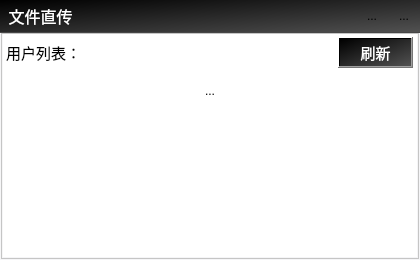
<?xml version="1.0" encoding="UTF-8"?>
<ui version="4.0">
 <class>postboy_winClass</class>
 <widget class="QMainWindow" name="postboy_winClass">
  <property name="geometry">
   <rect>
    <x>0</x>
    <y>0</y>
    <width>420</width>
    <height>260</height>
   </rect>
  </property>
  <property name="sizePolicy">
   <sizepolicy hsizetype="MinimumExpanding" vsizetype="MinimumExpanding">
    <horstretch>0</horstretch>
    <verstretch>0</verstretch>
   </sizepolicy>
  </property>
  <property name="minimumSize">
   <size>
    <width>420</width>
    <height>0</height>
   </size>
  </property>
  <property name="acceptDrops">
   <bool>false</bool>
  </property>
  <property name="windowTitle">
   <string>文件直传</string>
  </property>
  <property name="windowIcon">
   <iconset resource="Resource.qrc">
    <normaloff>:/res/imgs/swings.ico</normaloff>:/res/imgs/swings.ico</iconset>
  </property>
  <property name="styleSheet">
   <string notr="true">#stackedWidget {
    border: 1px solid rgb(70,70,70);
	background-color: rgb(255, 255, 255);
}
#scrollArea,#scrollAreaWidgetContents{
	background-color: rgb(255, 255, 255);
}
#closeBtn:hover{
	background-color: rgb(245, 91, 49);
	border-color: rgb(245, 91, 49);
}
#mineBtn:hover{
	background-color: rgb(182, 182, 182);
	border-color: rgb(245, 91, 49);
}

QToolButton:hover{
    border:0px;
	background-color: rgba(208, 208, 208, 114);
}
#img_label{
	border-image: url(:/res/imgs/1.jpg);
}
#titleBar,QPushButton{
	color: rgb(255, 255, 255);
	background-color: qlineargradient(spread:pad, x1:0, y1:0, x2:1, y2:1, stop:0 rgba(0, 0, 0, 255), stop:1 rgba(81, 81, 81, 255));
}</string>
  </property>
  <property name="animated">
   <bool>false</bool>
  </property>
  <property name="tabShape">
   <enum>QTabWidget::Triangular</enum>
  </property>
  <widget class="QWidget" name="centralWidget">
   <property name="sizePolicy">
    <sizepolicy hsizetype="Expanding" vsizetype="Expanding">
     <horstretch>0</horstretch>
     <verstretch>0</verstretch>
    </sizepolicy>
   </property>
   <property name="minimumSize">
    <size>
     <width>350</width>
     <height>0</height>
    </size>
   </property>
   <layout class="QVBoxLayout" name="verticalLayout_3">
    <property name="spacing">
     <number>0</number>
    </property>
    <property name="leftMargin">
     <number>0</number>
    </property>
    <property name="topMargin">
     <number>0</number>
    </property>
    <property name="rightMargin">
     <number>0</number>
    </property>
    <property name="bottomMargin">
     <number>0</number>
    </property>
    <item>
     <widget class="QWidget" name="titleBar" native="true">
      <property name="sizePolicy">
       <sizepolicy hsizetype="Expanding" vsizetype="Fixed">
        <horstretch>0</horstretch>
        <verstretch>0</verstretch>
       </sizepolicy>
      </property>
      <property name="toolTipDuration">
       <number>0</number>
      </property>
      <layout class="QHBoxLayout" name="horizontalLayout_2">
       <property name="spacing">
        <number>0</number>
       </property>
       <property name="leftMargin">
        <number>0</number>
       </property>
       <property name="topMargin">
        <number>0</number>
       </property>
       <property name="rightMargin">
        <number>0</number>
       </property>
       <property name="bottomMargin">
        <number>0</number>
       </property>
       <item>
        <widget class="QLabel" name="titileLabel">
         <property name="sizePolicy">
          <sizepolicy hsizetype="Fixed" vsizetype="Fixed">
           <horstretch>0</horstretch>
           <verstretch>0</verstretch>
          </sizepolicy>
         </property>
         <property name="minimumSize">
          <size>
           <width>0</width>
           <height>32</height>
          </size>
         </property>
         <property name="font">
          <font>
           <family>微软雅黑</family>
           <pointsize>12</pointsize>
          </font>
         </property>
         <property name="styleSheet">
          <string notr="true">color: rgb(255, 255, 255);</string>
         </property>
         <property name="text">
          <string>  文件直传</string>
         </property>
         <property name="alignment">
          <set>Qt::AlignCenter</set>
         </property>
        </widget>
       </item>
       <item>
        <spacer name="horizontalSpacer_2">
         <property name="orientation">
          <enum>Qt::Horizontal</enum>
         </property>
         <property name="sizeHint" stdset="0">
          <size>
           <width>40</width>
           <height>20</height>
          </size>
         </property>
        </spacer>
       </item>
       <item>
        <widget class="QToolButton" name="min_btn">
         <property name="enabled">
          <bool>true</bool>
         </property>
         <property name="minimumSize">
          <size>
           <width>32</width>
           <height>32</height>
          </size>
         </property>
         <property name="cursor">
          <cursorShape>PointingHandCursor</cursorShape>
         </property>
         <property name="text">
          <string>...</string>
         </property>
         <property name="icon">
          <iconset resource="Resource.qrc">
           <normaloff>:/res/imgs/min.svg</normaloff>:/res/imgs/min.svg</iconset>
         </property>
         <property name="iconSize">
          <size>
           <width>14</width>
           <height>14</height>
          </size>
         </property>
         <property name="autoExclusive">
          <bool>false</bool>
         </property>
         <property name="autoRaise">
          <bool>true</bool>
         </property>
        </widget>
       </item>
       <item>
        <widget class="QToolButton" name="closeBtn">
         <property name="minimumSize">
          <size>
           <width>32</width>
           <height>32</height>
          </size>
         </property>
         <property name="cursor">
          <cursorShape>PointingHandCursor</cursorShape>
         </property>
         <property name="focusPolicy">
          <enum>Qt::NoFocus</enum>
         </property>
         <property name="text">
          <string>...</string>
         </property>
         <property name="icon">
          <iconset resource="Resource.qrc">
           <normaloff>:/res/imgs/close.svg</normaloff>:/res/imgs/close.svg</iconset>
         </property>
         <property name="iconSize">
          <size>
           <width>14</width>
           <height>14</height>
          </size>
         </property>
         <property name="popupMode">
          <enum>QToolButton::InstantPopup</enum>
         </property>
         <property name="autoRaise">
          <bool>true</bool>
         </property>
        </widget>
       </item>
      </layout>
     </widget>
    </item>
    <item>
     <widget class="QStackedWidget" name="stackedWidget">
      <property name="sizePolicy">
       <sizepolicy hsizetype="Minimum" vsizetype="Minimum">
        <horstretch>0</horstretch>
        <verstretch>0</verstretch>
       </sizepolicy>
      </property>
      <property name="minimumSize">
       <size>
        <width>215</width>
        <height>0</height>
       </size>
      </property>
      <property name="styleSheet">
       <string notr="true">border-bottom: 1px solid qlineargradient(y0:0, y1:1,stop: 0 white, stop: 1  #ececef);
border-left: 1px solid qlineargradient(x0:0, x1:1,stop: 0 #ececef, stop: 1 white);
border-right: 1px solid qlineargradient(x0:0, x1:1,stop:  0 white, stop: 1 #ececef);</string>
      </property>
      <property name="frameShadow">
       <enum>QFrame::Plain</enum>
      </property>
      <property name="lineWidth">
       <number>0</number>
      </property>
      <property name="currentIndex">
       <number>0</number>
      </property>
      <widget class="QWidget" name="discoveryPage">
       <layout class="QVBoxLayout" name="verticalLayout">
        <property name="spacing">
         <number>0</number>
        </property>
        <property name="leftMargin">
         <number>0</number>
        </property>
        <property name="topMargin">
         <number>0</number>
        </property>
        <property name="rightMargin">
         <number>0</number>
        </property>
        <property name="bottomMargin">
         <number>0</number>
        </property>
        <item>
         <widget class="QScrollArea" name="scrollArea">
          <property name="sizePolicy">
           <sizepolicy hsizetype="Expanding" vsizetype="Expanding">
            <horstretch>0</horstretch>
            <verstretch>0</verstretch>
           </sizepolicy>
          </property>
          <property name="minimumSize">
           <size>
            <width>0</width>
            <height>100</height>
           </size>
          </property>
          <property name="frameShadow">
           <enum>QFrame::Raised</enum>
          </property>
          <property name="lineWidth">
           <number>0</number>
          </property>
          <property name="widgetResizable">
           <bool>true</bool>
          </property>
          <widget class="QWidget" name="scrollAreaWidgetContents">
           <property name="geometry">
            <rect>
             <x>0</x>
             <y>0</y>
             <width>416</width>
             <height>224</height>
            </rect>
           </property>
           <layout class="QVBoxLayout" name="scrollLayout">
            <property name="spacing">
             <number>0</number>
            </property>
            <property name="sizeConstraint">
             <enum>QLayout::SetDefaultConstraint</enum>
            </property>
            <property name="leftMargin">
             <number>0</number>
            </property>
            <property name="topMargin">
             <number>0</number>
            </property>
            <property name="rightMargin">
             <number>0</number>
            </property>
            <property name="bottomMargin">
             <number>0</number>
            </property>
            <item>
             <layout class="QHBoxLayout" name="horizontalLayout">
              <property name="spacing">
               <number>0</number>
              </property>
              <property name="sizeConstraint">
               <enum>QLayout::SetDefaultConstraint</enum>
              </property>
              <item>
               <widget class="QLabel" name="label">
                <property name="sizePolicy">
                 <sizepolicy hsizetype="Fixed" vsizetype="Fixed">
                  <horstretch>0</horstretch>
                  <verstretch>0</verstretch>
                 </sizepolicy>
                </property>
                <property name="font">
                 <font>
                  <pointsize>11</pointsize>
                 </font>
                </property>
                <property name="text">
                 <string> 用户列表：</string>
                </property>
               </widget>
              </item>
              <item>
               <spacer name="horizontalSpacer">
                <property name="orientation">
                 <enum>Qt::Horizontal</enum>
                </property>
                <property name="sizeType">
                 <enum>QSizePolicy::Expanding</enum>
                </property>
                <property name="sizeHint" stdset="0">
                 <size>
                  <width>0</width>
                  <height>38</height>
                 </size>
                </property>
               </spacer>
              </item>
              <item>
               <widget class="QPushButton" name="flushBtn">
                <property name="sizePolicy">
                 <sizepolicy hsizetype="Fixed" vsizetype="Fixed">
                  <horstretch>0</horstretch>
                  <verstretch>0</verstretch>
                 </sizepolicy>
                </property>
                <property name="minimumSize">
                 <size>
                  <width>48</width>
                  <height>24</height>
                 </size>
                </property>
                <property name="font">
                 <font>
                  <pointsize>11</pointsize>
                 </font>
                </property>
                <property name="cursor">
                 <cursorShape>PointingHandCursor</cursorShape>
                </property>
                <property name="text">
                 <string>刷新</string>
                </property>
                <property name="autoDefault">
                 <bool>true</bool>
                </property>
                <property name="default">
                 <bool>false</bool>
                </property>
                <property name="flat">
                 <bool>false</bool>
                </property>
               </widget>
              </item>
              <item>
               <spacer name="horizontalSpacer_5">
                <property name="orientation">
                 <enum>Qt::Horizontal</enum>
                </property>
                <property name="sizeType">
                 <enum>QSizePolicy::Fixed</enum>
                </property>
                <property name="sizeHint" stdset="0">
                 <size>
                  <width>5</width>
                  <height>10</height>
                 </size>
                </property>
               </spacer>
              </item>
             </layout>
            </item>
            <item>
             <widget class="ItemButton" name="selfItem">
              <property name="sizePolicy">
               <sizepolicy hsizetype="Expanding" vsizetype="Fixed">
                <horstretch>0</horstretch>
                <verstretch>0</verstretch>
               </sizepolicy>
              </property>
              <property name="minimumSize">
               <size>
                <width>0</width>
                <height>38</height>
               </size>
              </property>
              <property name="focusPolicy">
               <enum>Qt::NoFocus</enum>
              </property>
              <property name="accessibleName">
               <string>114514</string>
              </property>
              <property name="accessibleDescription">
               <string>91980</string>
              </property>
              <property name="text">
               <string>...</string>
              </property>
              <property name="icon">
               <iconset resource="Resource.qrc">
                <normaloff>:/res/imgs/user.svg</normaloff>:/res/imgs/user.svg</iconset>
              </property>
              <property name="iconSize">
               <size>
                <width>32</width>
                <height>32</height>
               </size>
              </property>
              <property name="checkable">
               <bool>false</bool>
              </property>
              <property name="toolButtonStyle">
               <enum>Qt::ToolButtonTextBesideIcon</enum>
              </property>
              <property name="autoRaise">
               <bool>true</bool>
              </property>
             </widget>
            </item>
            <item>
             <spacer name="verticalSpacer">
              <property name="orientation">
               <enum>Qt::Vertical</enum>
              </property>
              <property name="sizeHint" stdset="0">
               <size>
                <width>20</width>
                <height>40</height>
               </size>
              </property>
             </spacer>
            </item>
           </layout>
          </widget>
         </widget>
        </item>
       </layout>
      </widget>
      <widget class="QWidget" name="loginPage">
       <layout class="QVBoxLayout" name="verticalLayout_4">
        <property name="spacing">
         <number>0</number>
        </property>
        <property name="leftMargin">
         <number>0</number>
        </property>
        <property name="topMargin">
         <number>0</number>
        </property>
        <property name="rightMargin">
         <number>0</number>
        </property>
        <property name="bottomMargin">
         <number>0</number>
        </property>
        <item>
         <widget class="QWidget" name="widget" native="true">
          <property name="sizePolicy">
           <sizepolicy hsizetype="Expanding" vsizetype="Minimum">
            <horstretch>0</horstretch>
            <verstretch>0</verstretch>
           </sizepolicy>
          </property>
          <property name="minimumSize">
           <size>
            <width>0</width>
            <height>50</height>
           </size>
          </property>
          <layout class="QHBoxLayout" name="horizontalLayout_5">
           <item>
            <spacer name="horizontalSpacer_4">
             <property name="orientation">
              <enum>Qt::Horizontal</enum>
             </property>
             <property name="sizeHint" stdset="0">
              <size>
               <width>233</width>
               <height>20</height>
              </size>
             </property>
            </spacer>
           </item>
           <item>
            <widget class="QLabel" name="label_2">
             <property name="font">
              <font>
               <pointsize>14</pointsize>
              </font>
             </property>
             <property name="text">
              <string>设置你的用户名：</string>
             </property>
            </widget>
           </item>
           <item>
            <spacer name="verticalSpacer_2">
             <property name="orientation">
              <enum>Qt::Vertical</enum>
             </property>
             <property name="sizeHint" stdset="0">
              <size>
               <width>0</width>
               <height>40</height>
              </size>
             </property>
            </spacer>
           </item>
           <item>
            <widget class="QLineEdit" name="nameInput">
             <property name="minimumSize">
              <size>
               <width>200</width>
               <height>32</height>
              </size>
             </property>
             <property name="font">
              <font>
               <pointsize>11</pointsize>
              </font>
             </property>
            </widget>
           </item>
           <item>
            <spacer name="horizontalSpacer_6">
             <property name="orientation">
              <enum>Qt::Horizontal</enum>
             </property>
             <property name="sizeHint" stdset="0">
              <size>
               <width>233</width>
               <height>20</height>
              </size>
             </property>
            </spacer>
           </item>
          </layout>
         </widget>
        </item>
        <item>
         <layout class="QHBoxLayout" name="horizontalLayout_4">
          <property name="spacing">
           <number>0</number>
          </property>
          <property name="sizeConstraint">
           <enum>QLayout::SetMinAndMaxSize</enum>
          </property>
          <item>
           <widget class="QLabel" name="img_label">
            <property name="sizePolicy">
             <sizepolicy hsizetype="Fixed" vsizetype="Fixed">
              <horstretch>0</horstretch>
              <verstretch>0</verstretch>
             </sizepolicy>
            </property>
            <property name="minimumSize">
             <size>
              <width>144</width>
              <height>83</height>
             </size>
            </property>
            <property name="layoutDirection">
             <enum>Qt::LeftToRight</enum>
            </property>
            <property name="frameShadow">
             <enum>QFrame::Plain</enum>
            </property>
            <property name="text">
             <string/>
            </property>
            <property name="margin">
             <number>5</number>
            </property>
           </widget>
          </item>
          <item>
           <spacer name="horizontalSpacer_3">
            <property name="orientation">
             <enum>Qt::Horizontal</enum>
            </property>
            <property name="sizeHint" stdset="0">
             <size>
              <width>40</width>
              <height>22</height>
             </size>
            </property>
           </spacer>
          </item>
          <item>
           <widget class="QPushButton" name="enterBtn">
            <property name="sizePolicy">
             <sizepolicy hsizetype="Minimum" vsizetype="Minimum">
              <horstretch>0</horstretch>
              <verstretch>0</verstretch>
             </sizepolicy>
            </property>
            <property name="minimumSize">
             <size>
              <width>48</width>
              <height>27</height>
             </size>
            </property>
            <property name="maximumSize">
             <size>
              <width>16777215</width>
              <height>24</height>
             </size>
            </property>
            <property name="font">
             <font>
              <family>微软雅黑 Light</family>
              <pointsize>12</pointsize>
             </font>
            </property>
            <property name="cursor">
             <cursorShape>PointingHandCursor</cursorShape>
            </property>
            <property name="text">
             <string>确定</string>
            </property>
           </widget>
          </item>
          <item>
           <spacer name="horizontalSpacer_8">
            <property name="orientation">
             <enum>Qt::Horizontal</enum>
            </property>
            <property name="sizeType">
             <enum>QSizePolicy::Fixed</enum>
            </property>
            <property name="sizeHint" stdset="0">
             <size>
              <width>24</width>
              <height>20</height>
             </size>
            </property>
           </spacer>
          </item>
          <item>
           <widget class="QPushButton" name="cancelBtn">
            <property name="sizePolicy">
             <sizepolicy hsizetype="Minimum" vsizetype="Minimum">
              <horstretch>0</horstretch>
              <verstretch>0</verstretch>
             </sizepolicy>
            </property>
            <property name="minimumSize">
             <size>
              <width>48</width>
              <height>27</height>
             </size>
            </property>
            <property name="maximumSize">
             <size>
              <width>16777215</width>
              <height>24</height>
             </size>
            </property>
            <property name="font">
             <font>
              <family>微软雅黑 Light</family>
              <pointsize>12</pointsize>
             </font>
            </property>
            <property name="cursor">
             <cursorShape>PointingHandCursor</cursorShape>
            </property>
            <property name="text">
             <string>退出</string>
            </property>
           </widget>
          </item>
          <item>
           <spacer name="horizontalSpacer_7">
            <property name="orientation">
             <enum>Qt::Horizontal</enum>
            </property>
            <property name="sizeType">
             <enum>QSizePolicy::Fixed</enum>
            </property>
            <property name="sizeHint" stdset="0">
             <size>
              <width>18</width>
              <height>20</height>
             </size>
            </property>
           </spacer>
          </item>
         </layout>
        </item>
       </layout>
      </widget>
     </widget>
    </item>
   </layout>
  </widget>
 </widget>
 <layoutdefault spacing="6" margin="11"/>
 <customwidgets>
  <customwidget>
   <class>ItemButton</class>
   <extends>QToolButton</extends>
   <header>ItemButton.h</header>
  </customwidget>
 </customwidgets>
 <resources>
  <include location="Resource.qrc"/>
 </resources>
 <connections/>
</ui>
